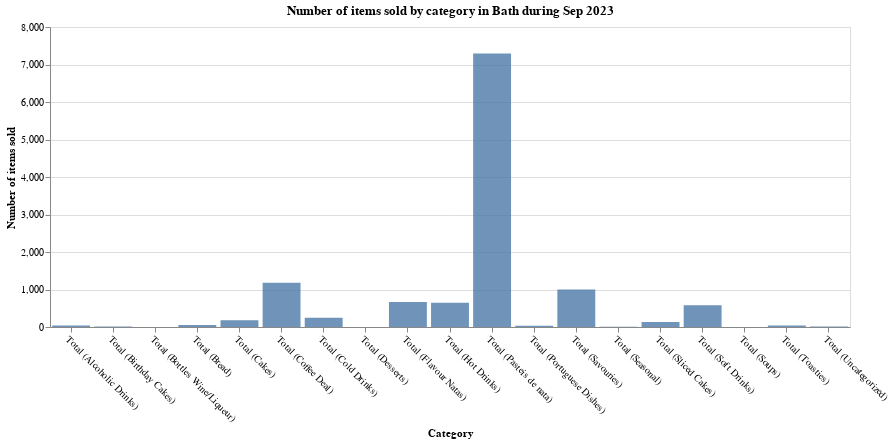

Write notebook code for a chart like this one.
### Code cell
chart

### Figure 1 — Vega-Lite specification as saved in the notebook (floating-point values rounded to 4 significant figures)
{"config": {"view": {"continuousWidth": 300, "continuousHeight": 300}}, "data": {"name": "data-f4b2b0cd6d218a3b1ebc040498a99900"}, "mark": {"type": "bar", "opacity": 0.8}, "encoding": {"tooltip": [{"field": "Category", "type": "nominal"}, {"field": "Total Sold", "type": "quantitative"}], "x": {"axis": {"labelAngle": 45}, "field": "Category", "title": "Category", "type": "nominal"}, "y": {"field": "Total Sold", "title": "Number of items sold", "type": "quantitative"}}, "title": "Number of items sold by category in Bath during Sep 2023", "width": 800, "$schema": "https://vega.github.io/schema/vega-lite/v5.8.0.json", "datasets": {"data-f4b2b0cd6d218a3b1ebc040498a99900": [{"Category": "Total (Pasteis de nata)", "Total Sold": 7296.0}, {"Category": "Total (Coffee Deal)", "Total Sold": 1181.0}, {"Category": "Total (Savouries)", "Total Sold": 1002.0}, {"Category": "Total (Flavour Natas)", "Total Sold": 668.0}, {"Category": "Total (Hot Drinks)", "Total Sold": 646.0}, {"Category": "Total (Soft Drinks)", "Total Sold": 580.0}, {"Category": "Total (Cold Drinks)", "Total Sold": 250.0}, {"Category": "Total (Cakes)", "Total Sold": 179.0}, {"Category": "Total (Sliced Cakes)", "Total Sold": 131.0}, {"Category": "Total (Bread)", "Total Sold": 54.0}, {"Category": "Total (Alcoholic Drinks)", "Total Sold": 41.0}, {"Category": "Total (Toasties)", "Total Sold": 37.0}, {"Category": "Total (Portuguese Dishes)", "Total Sold": 34.0}, {"Category": "Total (Birthday Cakes)", "Total Sold": 12.0}, {"Category": "Total (Uncategorized)", "Total Sold": 11.0}, {"Category": "Total (Seasonal)", "Total Sold": 5.0}, {"Category": "Total (Soups)", "Total Sold": 3.0}, {"Category": "Total (Desserts)", "Total Sold": 2.0}, {"Category": "Total (Bottles Wine/Liqueur)", "Total Sold": 1.0}]}}
